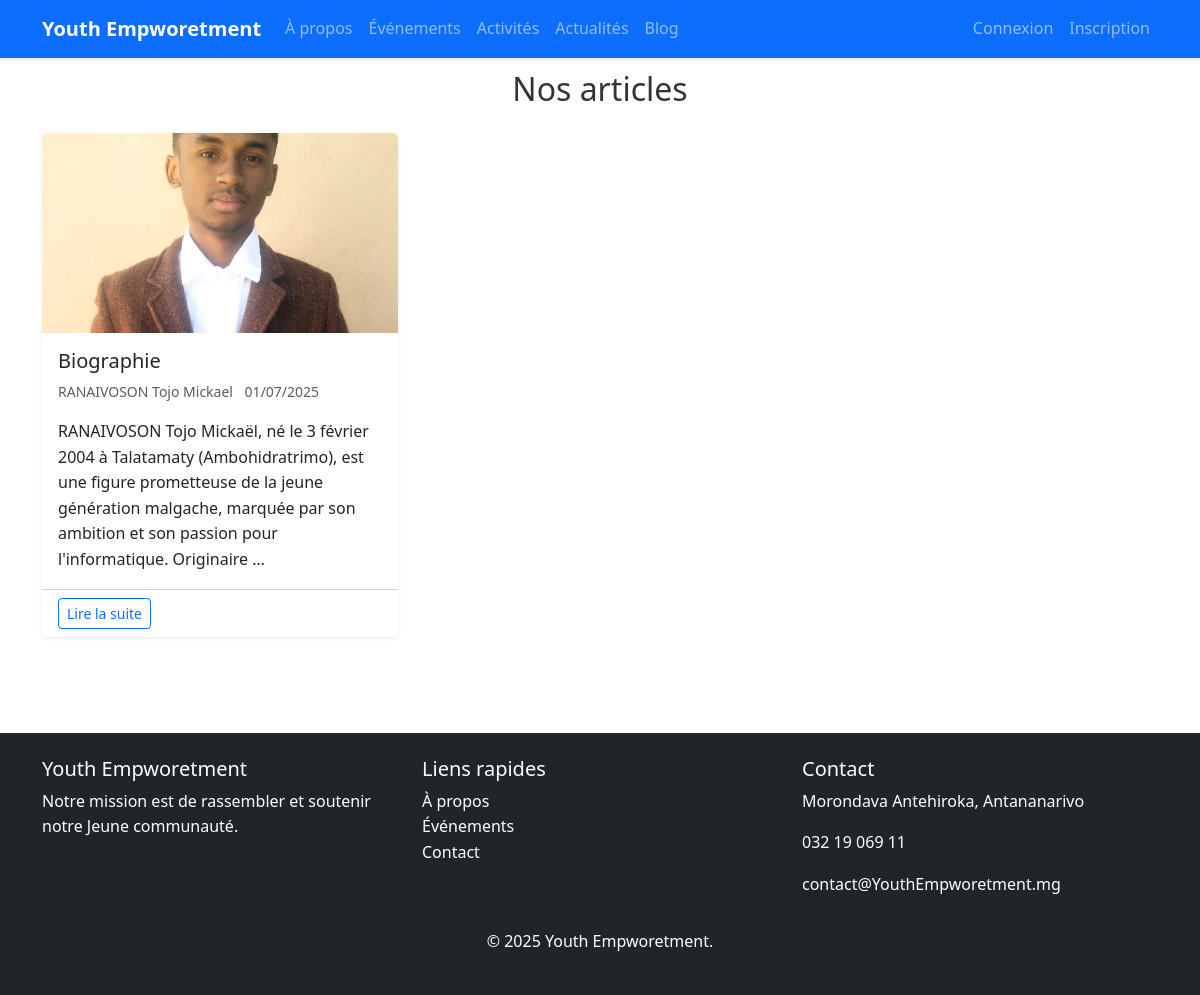
The app's page /Blog with its own data.
### AppBlog/models.py (models this page shows, shortened)
class ArticleBlog(models.Model):
    auteur = models.ForeignKey(Utilisateur,on_delete=models.CASCADE)
    titre = models.CharField(max_length=100)
    contenue = models.TextField()
    image = models.ImageField(upload_to="static/images/blog/")
    date_publication = models.DateTimeField(auto_now_add=True)
    publie = models.BooleanField(default=False,verbose_name="publié")
    class Meta:
        verbose_name = "Article de blog"
        verbose_name_plural = "Articles de blog"
        ordering = ['-date_publication']

### AppMembre/models.py (models this page shows, shortened)
class Utilisateur(models.Model):
    nom = models.CharField(max_length=20)
    prenom = models.CharField(max_length=50)
    date_naissance = models.DateField()
    telephone = models.CharField(max_length=20)
    adresse = models.CharField(max_length=50,blank=True, null=True)
    photo = models.ImageField(upload_to='static/images/membres/')
    email = models.EmailField()
    mot_de_passe = models.TextField()
    date_inscription = models.DateField(auto_now_add=True)
    role = models.CharField(max_length=50)
    USERNAME_FIELD = 'email'
    REQUIRED_FIELD =['username']
    class Meta:
        verbose_name = "Utilisateur"
        verbose_name_plural = "Utilisateurs"

### AppBlog/views.py (the view)
# urls.py: path('Blog',listeArticle,name='listeArticle'),
def listeArticle(request):
    articles = ArticleBlog.objects.filter(publie=True).order_by('-date_publication')
    return render(request,'Blog.html',{'articles':articles})

### templates/Blog.html (shortened to what this page needs)
{% extends 'layouts/master.html' %}
{% load static %}
{% block content %}
<div class="container py-5">
        <h2 class="mb-4 text-center marg">Nos articles</h2>
    <div class="row g-4">
        {% for article in articles %}
        <div class="col-md-6 col-lg-4">
            <div class="card h-100 shadow-sm">
                {% if article.image %}
                <img src="{{ article.image.url }}" class="card-img-top" alt="{{ article.titre }}" style="height: 200px; object-fit: cover;">
                {% endif %}
                <div class="card-body">
                    <h2 class="h5 card-title">{{ article.titre }}</h2>
                    <p class="card-text text-muted small">
                         {{ article.auteur.nom }}  {{article.auteur.prenom}}
                         {{ article.date_publication|date:"d/m/Y" }}
                    </p>
                    <p class="card-text">{{ article.contenue|truncatewords:30 }}</p>
                </div>
                <div class="card-footer bg-white">
                    <a href="{% url 'detail_article' article.id %}" class="btn btn-sm btn-outline-primary">
                        Lire la suite
                    </a>
                </div>
            </div>
        </div>
        {% empty %}
        <div class="col-12">
            <div class="alert alert-info">Aucun article disponible pour le moment.</div>
        </div>
        {% endfor %}
    </div>
</div>
{% endblock %}

### static/css/style.css (style rules this page uses)
body { font-family: 'Segoe UI', Tahoma, Geneva, Verdana, sans-serif; line-height: 1.6; color: #333; }
a { text-decoration: none; color: #0d6efd; }
.card { transition: transform 0.3s ease, box-shadow 0.3s ease; border: none; box-shadow: 0 2px 10px rgba(0,0,0,.1); }
.card-img-top { height: 200px; object-fit: cover; }
.btn-outline-primary { color: #0d6efd; border-color: #0d6efd; }

### templates/Blog.html (style rules this page uses)
.marg { margin-top: 2%; }

### records on screen
ArticleBlog: titre "Biographie", auteur.nom "RANAIVOSON", auteur.prenom "Tojo Mickael", date_publication "01/07/2025", contenue "RANAIVOSON Tojo Mickaël, né le 3 février 2004 à Talatamaty (Ambohidratrimo), est une figure prometteuse de la jeune génération malgache, marquée par son ambition et son passion pour l'informatique. Originaire …"
